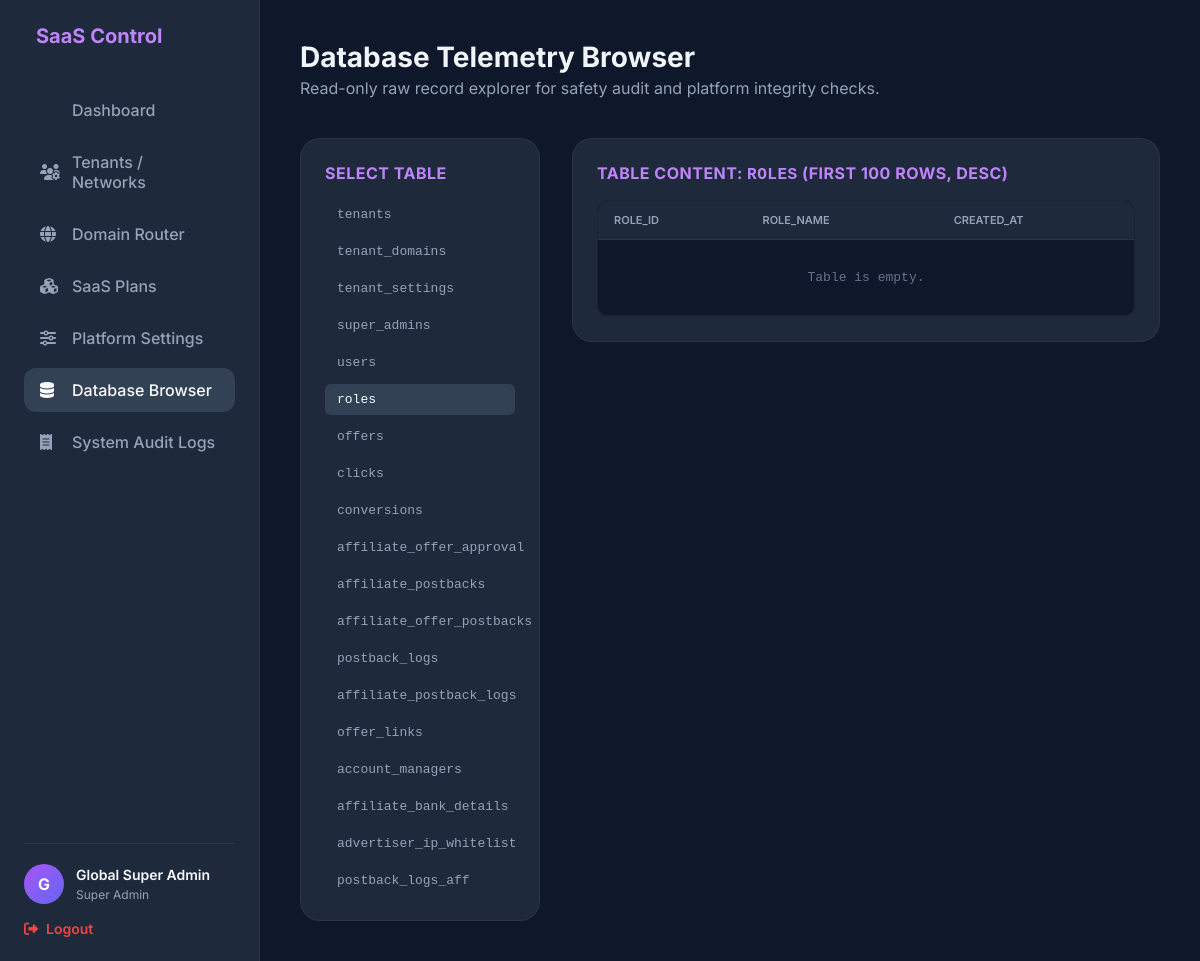
Before: /superadmin/data_browser.php?table=roles (signed in) with the older database file.
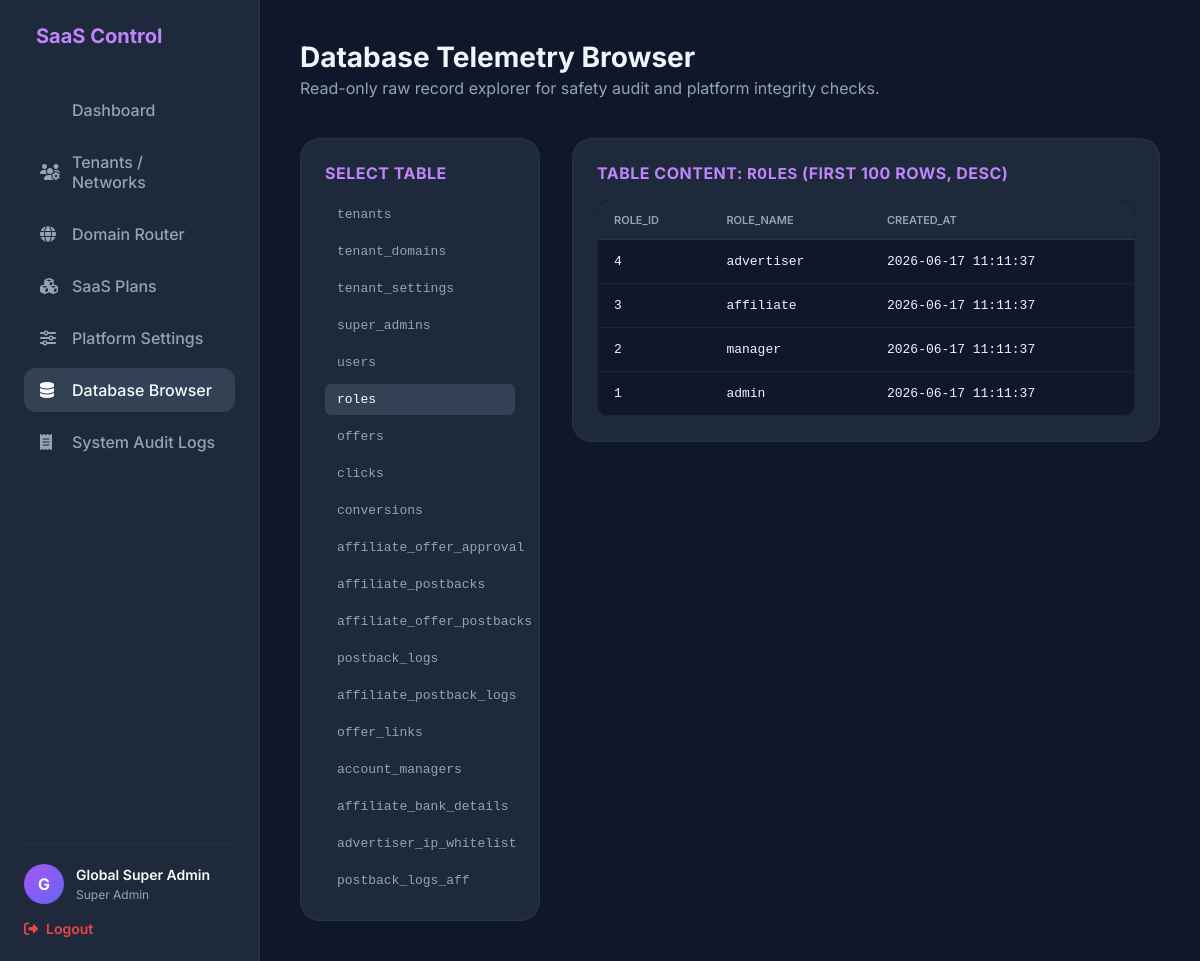
After: the same page with the newer database file.
### tables this page shows
CREATE TABLE `roles` (
  `role_id` tinyint(3) unsigned NOT NULL AUTO_INCREMENT,
  `role_name` varchar(30) NOT NULL,
  `created_at` timestamp NOT NULL DEFAULT current_timestamp(),
  PRIMARY KEY (`role_id`),
  UNIQUE KEY `role_name` (`role_name`)
);

### app/core/tenant.php (called while the page is built, shortened)
    <?php
class GuardPDO extends PDO {
    #[\ReturnTypeWillChange]
    public function prepare($query, $options = []) {
        return parent::prepare($query, $options);
    }
    #[\ReturnTypeWillChange]
    public function query($query, ...$args) {
        return parent::query($query, ...$args);
    }
}

### superadmin/data_browser.php (the view, shortened to what the changed rows need)
<?php
require_once __DIR__ . '/../app/config/database.php';
$allowedTables = [
    'tenants', 'tenant_domains', 'tenant_settings', 'super_admins', 'users', 'roles',
    'offers', 'clicks', 'conversions', 'affiliate_offer_approval', 'affiliate_postbacks',
    'affiliate_offer_postbacks', 'postback_logs', 'affiliate_postback_logs', 'offer_links',
    'account_managers', 'affiliate_bank_details', 'advertiser_ip_whitelist', 'postback_logs_aff'
];
$table = $_GET['table'] ?? '';
$columns = [];
$rows = [];
if (!empty($table)) {
    try {
        $colQuery = $pdo->query("SHOW COLUMNS FROM `{$table}`");
        $columns = $colQuery->fetchAll(PDO::FETCH_COLUMN);
        $rowQuery = $pdo->query("SELECT * FROM `{$table}` ORDER BY 1 DESC LIMIT 100");
        $rows = $rowQuery->fetchAll(PDO::FETCH_ASSOC);
    } catch (Exception $e) {
        $error = "Failed to query table data: " . $e->getMessage();
    }
}
?>
<!DOCTYPE html>
<html lang="en">
<head>
    <link rel="stylesheet" href="https://cdnjs.cloudflare.com/ajax/libs/font-awesome/6.4.0/css/all.min.css">
</head>
<body>
    <div class="content">
        <div class="header">
            <div>
                <h1>Database Telemetry Browser</h1>
            </div>
        </div>
        <div class="layout-grid">
            <div class="section-card">
                <ul class="table-list">
                    <?php foreach ($allowedTables as $tName): ?>
                        <li class="table-item <?=$table===$tName?'active':''?>">
                            <a href="data_browser.php?table=<?=$tName?>"><?=$tName?></a>
                        </li>
                    <?php endforeach; ?>
                </ul>
            </div>
            <div class="section-card" style="width: 100%; overflow: hidden;">
                <?php if (empty($table)): ?>
                    <div style="text-align: center; color: #64748b; padding: 60px;">
                        <i class="fas fa-table" style="font-size: 48px; margin-bottom: 20px;"></i>
                        <p>Please select a database table from the sidebar list to inspect rows.</p>
                    </div>
                <?php else: ?>
                    <div class="table-wrapper">
                        <table>
                            <thead>
                                <tr>
                                    <?php foreach ($columns as $col): ?>
                                        <th <?=$col==='tenant_id'?'style="color:#c084fc; font-weight:bold;"':''?>><?=htmlspecialchars($col)?></th>
                                    <?php endforeach; ?>
                                </tr>
                            </thead>
                            <tbody>
                                <?php if (empty($rows)): ?>
                                    <tr>
                                        <td colspan="<?=count($columns)?>" style="text-align: center; color: #64748b; padding: 30px;">Table is empty.</td>
                                    </tr>
                                <?php else: ?>
                                    <?php foreach ($rows as $r): ?>
                                        <tr>
                                            <?php foreach ($columns as $col): ?>
                                                <td <?=$col==='tenant_id'?'style="color:#c084fc; font-weight:bold; background-color:rgba(192,132,252,0.05);"':''?>>
                                                    <?php
                                                    if ($r[$col] === null) {
                                                        echo '<em style="color:#64748b;">NULL</em>';
                                                    } else {
                                                        echo htmlspecialchars((string)$r[$col]);
                                                    }
                                                    ?>
                                                </td>
                                            <?php endforeach; ?>
                                        </tr>
                                    <?php endforeach; ?>
                                <?php endif; ?>
                            </tbody>
                        </table>
                    </div>
                <?php endif; ?>
            </div>
        </div>
    </div>
</body>
</html>

Changed rows visible on the page:
added roles: role_id "4", role_name "advertiser", created_at "2026-06-17 11:11:37"
added roles: role_id "3", role_name "affiliate", created_at "2026-06-17 11:11:37"
added roles: role_id "2", role_name "manager", created_at "2026-06-17 11:11:37"
added roles: role_id "1", role_name "admin", created_at "2026-06-17 11:11:37"
Other visible differences:
text no longer shown: "Table is empty."
